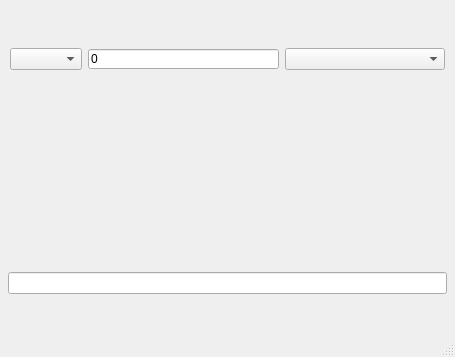
<?xml version="1.0" encoding="UTF-8"?>
<ui version="4.0">
 <class>MainWindow</class>
 <widget class="QMainWindow" name="MainWindow">
  <property name="geometry">
   <rect>
    <x>0</x>
    <y>0</y>
    <width>455</width>
    <height>357</height>
   </rect>
  </property>
  <property name="sizePolicy">
   <sizepolicy hsizetype="Preferred" vsizetype="Preferred">
    <horstretch>0</horstretch>
    <verstretch>0</verstretch>
   </sizepolicy>
  </property>
  <property name="windowTitle">
   <string>QFlagsView</string>
  </property>
  <property name="styleSheet">
   <string notr="true">QPushButton::checked {
background-color: green;
 }</string>
  </property>
  <widget class="QWidget" name="centralWidget">
   <layout class="QVBoxLayout" name="verticalLayout">
    <property name="spacing">
     <number>4</number>
    </property>
    <property name="leftMargin">
     <number>8</number>
    </property>
    <property name="topMargin">
     <number>0</number>
    </property>
    <property name="rightMargin">
     <number>8</number>
    </property>
    <property name="bottomMargin">
     <number>0</number>
    </property>
    <item>
     <widget class="QFrame" name="topRow">
      <property name="maximumSize">
       <size>
        <width>16777215</width>
        <height>40</height>
       </size>
      </property>
      <layout class="QHBoxLayout" name="firstRowLayout">
       <property name="leftMargin">
        <number>2</number>
       </property>
       <property name="topMargin">
        <number>2</number>
       </property>
       <property name="rightMargin">
        <number>2</number>
       </property>
       <property name="bottomMargin">
        <number>2</number>
       </property>
       <item>
        <widget class="QComboBox" name="bitComboBox"/>
       </item>
       <item>
        <widget class="QLineEdit" name="valueEdit">
         <property name="minimumSize">
          <size>
           <width>191</width>
           <height>20</height>
          </size>
         </property>
         <property name="maximumSize">
          <size>
           <width>191</width>
           <height>20</height>
          </size>
         </property>
         <property name="locale">
          <locale language="English" country="UnitedStates"/>
         </property>
         <property name="inputMask">
          <string>HHHHHHHHHHHHHHHH</string>
         </property>
         <property name="text">
          <string>0</string>
         </property>
         <property name="maxLength">
          <number>16</number>
         </property>
        </widget>
       </item>
       <item>
        <widget class="QComboBox" name="comboBox">
         <property name="sizePolicy">
          <sizepolicy hsizetype="Preferred" vsizetype="Fixed">
           <horstretch>1</horstretch>
           <verstretch>0</verstretch>
          </sizepolicy>
         </property>
         <property name="minimumSize">
          <size>
           <width>131</width>
           <height>22</height>
          </size>
         </property>
        </widget>
       </item>
      </layout>
     </widget>
    </item>
    <item>
     <widget class="QFrame" name="highWord">
      <property name="maximumSize">
       <size>
        <width>16777215</width>
        <height>32</height>
       </size>
      </property>
      <layout class="QHBoxLayout" name="bits32Layout">
       <property name="spacing">
        <number>6</number>
       </property>
       <property name="leftMargin">
        <number>2</number>
       </property>
       <property name="topMargin">
        <number>2</number>
       </property>
       <property name="rightMargin">
        <number>2</number>
       </property>
       <property name="bottomMargin">
        <number>2</number>
       </property>
       <item>
        <layout class="QHBoxLayout" name="ehBits">
         <property name="spacing">
          <number>2</number>
         </property>
        </layout>
       </item>
       <item>
        <layout class="QHBoxLayout" name="elBits">
         <property name="spacing">
          <number>2</number>
         </property>
        </layout>
       </item>
      </layout>
     </widget>
    </item>
    <item>
     <widget class="QFrame" name="lowWord">
      <property name="maximumSize">
       <size>
        <width>16777215</width>
        <height>32</height>
       </size>
      </property>
      <layout class="QHBoxLayout" name="bits16Layout">
       <property name="leftMargin">
        <number>2</number>
       </property>
       <property name="topMargin">
        <number>2</number>
       </property>
       <property name="rightMargin">
        <number>2</number>
       </property>
       <property name="bottomMargin">
        <number>2</number>
       </property>
       <item>
        <layout class="QHBoxLayout" name="ahBits">
         <property name="spacing">
          <number>2</number>
         </property>
        </layout>
       </item>
       <item>
        <layout class="QHBoxLayout" name="alBits">
         <property name="spacing">
          <number>2</number>
         </property>
        </layout>
       </item>
      </layout>
     </widget>
    </item>
    <item>
     <layout class="QGridLayout" name="gridLayout"/>
    </item>
    <item>
     <widget class="QLineEdit" name="nameSummary">
      <property name="readOnly">
       <bool>true</bool>
      </property>
     </widget>
    </item>
   </layout>
  </widget>
  <widget class="QMenuBar" name="menuBar">
   <property name="geometry">
    <rect>
     <x>0</x>
     <y>0</y>
     <width>455</width>
     <height>21</height>
    </rect>
   </property>
  </widget>
  <widget class="QStatusBar" name="statusBar"/>
 </widget>
 <layoutdefault spacing="6" margin="11"/>
 <resources/>
 <connections/>
</ui>
